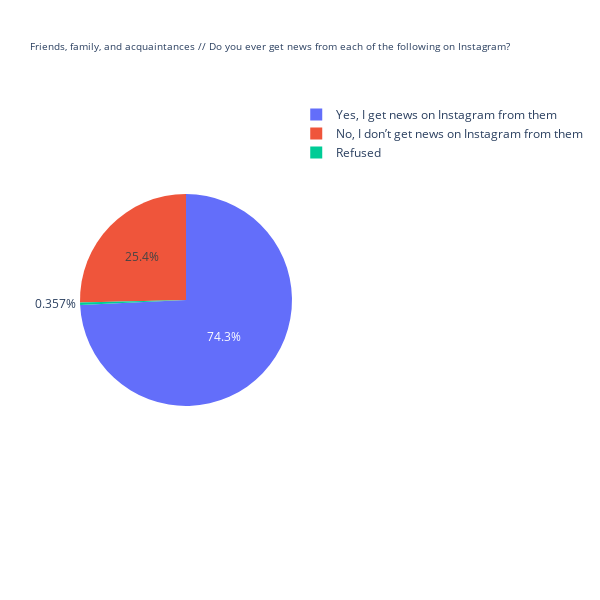

The code cell stored with this chart in its notebook:
### Code cell
survey_tool.vizualize_results('Friends, family, and acquaintances // Do you ever get news from each of the following on Instagram?')

### Figure 1 — Plotly figure (JSON) as saved in the notebook; plotly's stock layout.template omitted (floating-point values rounded to 4 significant figures)
{"data": [{"domain": {"x": [0, 1], "y": [0, 1]}, "hovertemplate": "Response=%{label}<br>Count=%{value}<extra></extra>", "labels": ["Yes, I get news on Instagram from them", "No, I don’t get news on Instagram from them", "Refused"], "legendgroup": "", "name": "", "showlegend": true, "type": "pie", "values": [831, 284, 4]}], "layout": {"height": 600, "legend": {"tracegroupgap": 0}, "margin": {"t": 100}, "title": {"font": {"size": 10}, "text": "Friends, family, and acquaintances // Do you ever get news from each of the following on Instagram?"}, "width": 600}}
